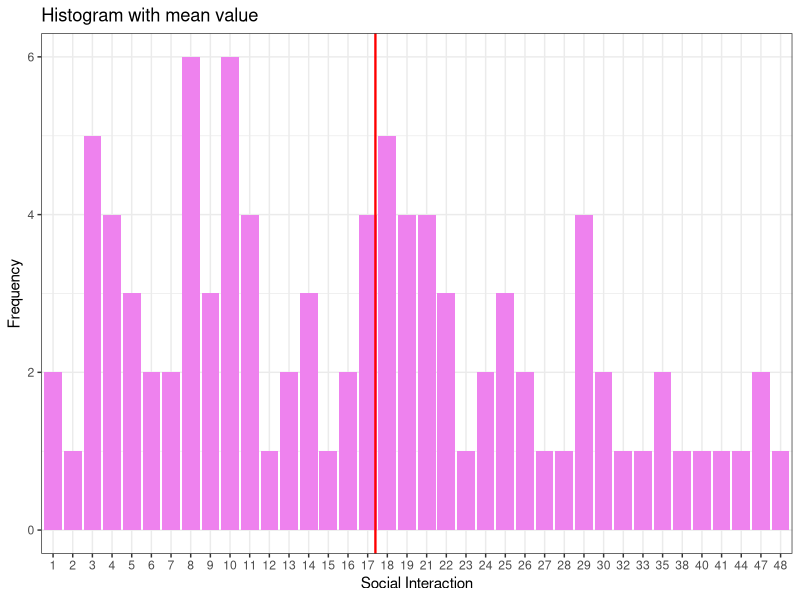

The R source for this figure:
                                     # Page no. : 38

# Mean Example 3

x <- c(48, 15, 33, 3, 21, 19, 17, 16, 44, 25, 30, 3, 5, 9, 35, 32, 26, 13, 14, 14, 47, 47, 18, 
       11, 5, 19, 24, 17, 6, 25, 8, 18, 29, 1, 18, 22, 3, 22, 29, 2, 6, 10, 29, 10, 29, 21, 38,
       41, 16, 17, 8, 40, 8, 10, 18, 7, 4, 4, 8, 11, 3, 23, 10, 19, 21, 13, 12, 10, 4, 17, 11,
       21, 9, 8, 7, 5, 3, 22, 14, 25, 4, 11, 10, 18, 1, 28, 27, 19, 24, 35, 9, 30, 8, 26)

value <- mean(x)

cat("Mean of x is", round(value, 2))

# Install Library if not install

# install.packages("ggplot2")

# Import Library

library(ggplot2)

# Showing mean value on histogram

ggplot(data = data.frame(table(x)), aes(x = x, y = Freq)) +
  geom_bar(stat = "identity", fill = "violet") + 
  geom_vline(xintercept = mean(x), col = "red", lwd = 0.8) + 
  labs(title = "Histogram with mean value", x = "Social Interaction", y = "Frequency") + 
  theme_bw()
